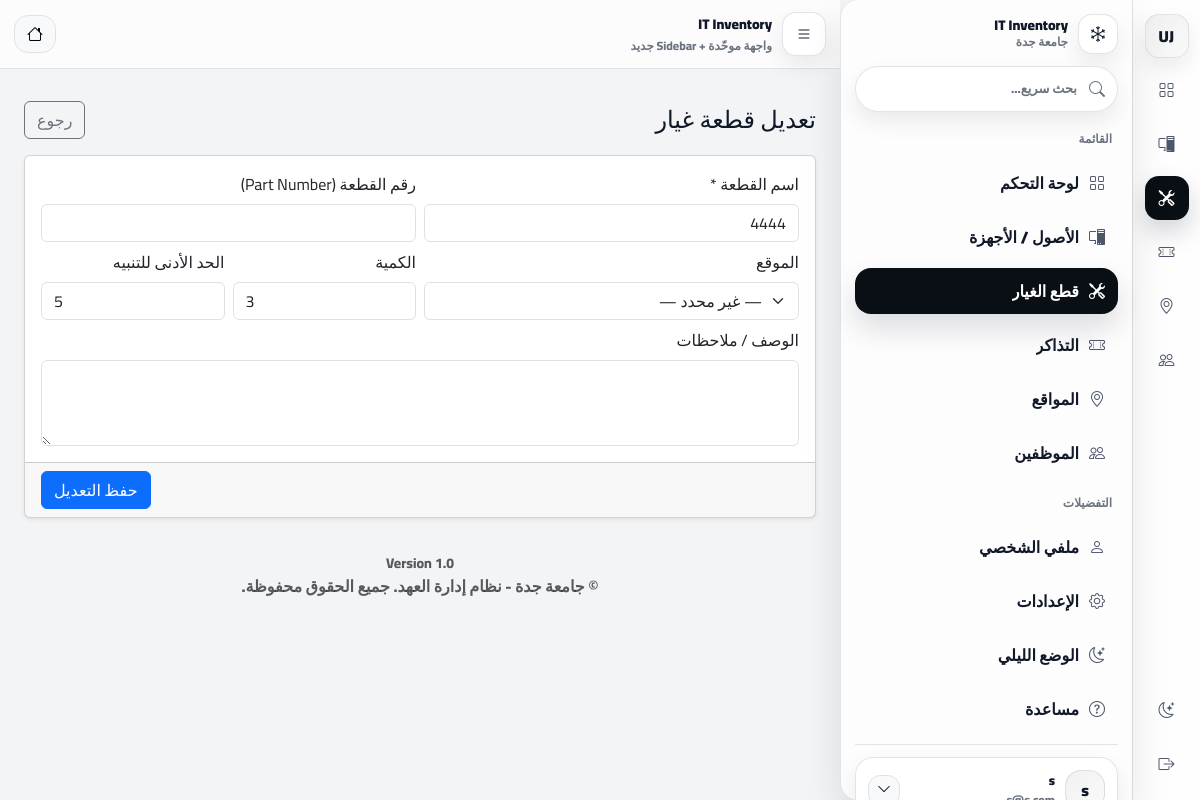
Screenshot of /index.php?page=spareparts/edit&id=11 (signed in) with the database file from the repository.
### tables this page shows
CREATE TABLE `spare_parts` (
  `id` int(11) NOT NULL,
  `name` varchar(100) NOT NULL,
  `part_number` varchar(50) DEFAULT NULL,
  `quantity` int(11) DEFAULT 0,
  `min_quantity` int(11) DEFAULT 5,
  `location_id` int(11) DEFAULT NULL,
  `location` varchar(100) DEFAULT NULL,
  `description` text DEFAULT NULL,
  `created_at` datetime DEFAULT current_timestamp()
);

### app/controllers/SparePartsController.php (called while the page is built, shortened)
<?php
class SparePartsController extends Controller
{
  private $spareModel;
  private $locationModel;
  public function __construct()
  {
    $this->spareModel = new SparePart();
    $this->locationModel = $this->model('Location');
  }
  public function edit($id = null)
  {
    $id = $id ?? ($_GET['id'] ?? null);
    $id = (int)$id;
    $locations = $this->locationModel->getAll();
    $part = method_exists($this->spareModel, 'getPartById')
      ? $this->spareModel->getPartById($id)
      : null;
    $data = [
      'id' => $part->id,
      'name' => $part->name,
      'part_number' => $part->part_number,
      'quantity' => $part->quantity,
      'min_quantity' => $part->min_quantity,
      'location_id' => $part->location_id,
      'description' => $part->description,
      'locations' => $locations,
      'name_err' => ''
    ];
    $this->view('spare_parts/edit', $data);
  }
}

### app/libraries/Database.php (called while the page is built, shortened)
<?php
class Database {
    private $host = 'localhost';
    private $user = 'root';
    private $pass = '';
    private $dbname = 'it_inventory';
    private $dbh;
    private $stmt;
    public function __construct() {
        $dsn = 'mysql:host=' . $this->host . ';dbname=' . $this->dbname;
        $options = array(
            PDO::ATTR_PERSISTENT => true,
            PDO::ATTR_ERRMODE => PDO::ERRMODE_EXCEPTION
        );
        try {
            $this->dbh = new PDO($dsn, $this->user, $this->pass, $options);
        } catch(PDOException $e) {
            $this->error = $e->getMessage();
            echo $this->error;
        }
    }
    public function query($sql) {
        $this->stmt = $this->dbh->prepare($sql);
    }
    public function bind($param, $value, $type = null) {
        if (is_null($type)) {
            switch (true) {
                case is_int($value):
                    $type = PDO::PARAM_INT;
                    break;
            }
        }
        $this->stmt->bindValue($param, $value, $type);
    }
    public function execute() {
        return $this->stmt->execute();
    }
    public function single() {
        $this->execute();
        return $this->stmt->fetch(PDO::FETCH_OBJ);
    }
}

### app/models/SparePart.php (called while the page is built, shortened)
<?php
class SparePart
{
  private $db;
  public function __construct()
  {
    $this->db = new Database();
  }
public function getPartById(int $id){
  $this->db->query("SELECT * FROM spare_parts WHERE id = :id LIMIT 1");
  $this->db->bind(':id', $id);
  return $this->db->single();
}
}

### app/views/spare_parts/edit.php (the view, shortened to what this page needs)
<?php require APPROOT . '/views/layouts/header.php'; ?>
<div class="container py-3" dir="rtl">
  <div class="d-flex align-items-center justify-content-between flex-wrap gap-2 mb-3">
    <h4 class="m-0">تعديل قطعة غيار</h4>
    <a class="btn btn-outline-secondary" href="index.php?page=spareparts/index">رجوع</a>
  </div>
  <form class="card shadow-sm" method="post" action="index.php?page=spare_parts/edit&id=<?= (int)($data['id'] ?? 0) ?>">
    <div class="card-body">
      <div class="row g-2">
        <div class="col-12 col-md-6">
          <label class="form-label">اسم القطعة *</label>
          <input class="form-control <?= !empty($data['name_err']) ? 'is-invalid' : '' ?>"
                 name="name"
                 value="<?= htmlspecialchars($data['name'] ?? '') ?>"
                 required>
        </div>
        <div class="col-12 col-md-6">
          <label class="form-label">رقم القطعة (Part Number)</label>
          <input class="form-control" name="part_number" dir="ltr"
                 value="<?= htmlspecialchars($data['part_number'] ?? '') ?>">
        </div>
        <div class="col-12 col-md-6">
          <label class="form-label">الموقع</label>
          <select class="form-select" name="location_id">
            <option value="">— غير محدد —</option>
          </select>
        </div>
        <div class="col-6 col-md-3">
          <label class="form-label">الكمية</label>
          <input class="form-control" name="quantity" type="number" min="0" dir="ltr"
                 value="<?= (int)($data['quantity'] ?? 0) ?>">
        </div>
        <div class="col-6 col-md-3">
          <label class="form-label">الحد الأدنى للتنبيه</label>
          <input class="form-control" name="min_quantity" type="number" min="0" dir="ltr"
                 value="<?= (int)($data['min_quantity'] ?? 0) ?>">
        </div>
        <div class="col-12">
          <label class="form-label">الوصف / ملاحظات</label>
          <textarea class="form-control" name="description" rows="3"><?= htmlspecialchars($data['description'] ?? '') ?></textarea>
        </div>
      </div>
    </div>
    <div class="card-footer d-flex justify-content-end">
      <button class="btn btn-primary">حفظ التعديل</button>
    </div>
  </form>
</div>
<?php require APPROOT . '/views/layouts/footer.php'; ?>

### app/views/layouts/footer.php (style rules this page uses)
:root { --uj-rail-w: 72px; }

### rows the page displays
spare_parts: name "4444", quantity "3", min_quantity "5"

### other values shown
SITENAME "IT Inventory"
$userName "s"
